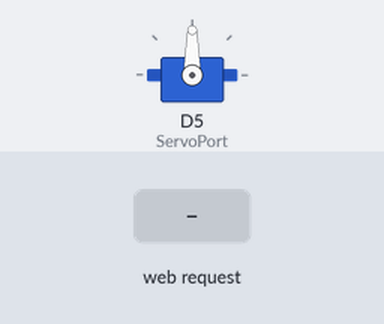
Bench run of a sketch on a simulated ESP8266 (NodeMCU). Parts: servo. Inputs (shaded band) come from the test bench. WiFi joins after 1.5 s; servers stay silent unless stated; what the sketch prints to the serial monitor is not drawn.

Above: at 3.2 s.
3.3 s: HTTP request GET /setServoFunction?setFunction=1 received
At 4.14 s:
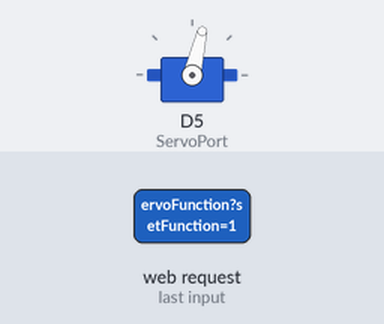
9.3 s: HTTP request GET /setServoFunction?setFunction=3 received
At 9.51 s:
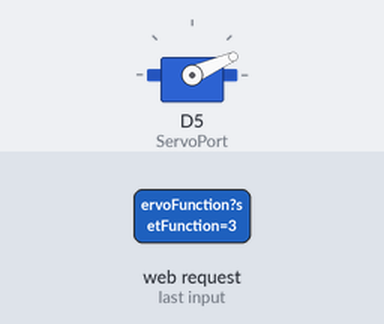
12.3 s: HTTP request GET /setRange received
At 13.7 s:
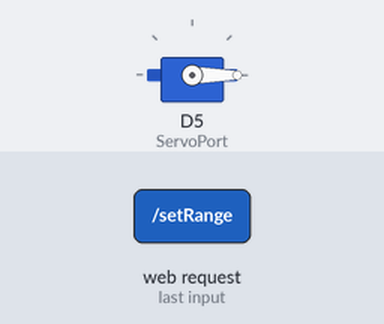
Timing chart, 0 to 15.3 s (numbered marks = the images above; inputs shaded):
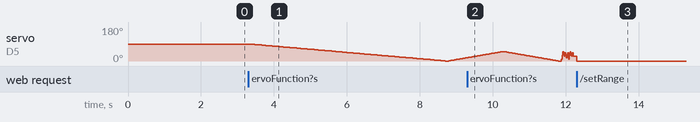

The sketch:

esp8266-webServer.ino
```cpp
#include <ESP8266WiFi.h>
#include <WiFiClient.h>
#include <ESP8266WebServer.h>
#include <ESP8266mDNS.h>
#include <Servo.h>

#include "index.h"

#define ServoPort D5

#ifndef STASSID
#define STASSID "Baeta"
#define STAPSK "senha123456789"
#endif

int opened = 60;
int closed = 0;

const char *ssid = STASSID;
const char *password = STAPSK;

Servo myservo;

ESP8266WebServer server(80);

int getServoPosition()
{
  return myservo.read();
}

void setMouthClosed()
{
  int position = getServoPosition();
  int delayTime = 60;
  for (position; position >= 0; position -= 1)
  {
    myservo.write(position);
    delay(delayTime);
  }
}

void openClose(int delayTime = 30)
{
  setMouthClosed();
  for (int servoPosition = 0; servoPosition <= 50; servoPosition += 1)
  {
    myservo.write(servoPosition);
    delay(delayTime);
  }
  for (int servoPosition = 50; servoPosition >= 0; servoPosition -= 1)
  {
    myservo.write(servoPosition);
    delay(delayTime);
  }
}

void skullTalking()
{
  setMouthClosed();
  for (int index = 0; index < 5; index += 1)
  {

    for (int servoPosition = 10; servoPosition <= 50; servoPosition += 1)
    {
      myservo.write(servoPosition);
      delay(1);
    }
    for (int servoPosition = 50; servoPosition >= 25; servoPosition -= 1)
    {
      myservo.write(servoPosition);
      delay(1);
    }
  }
}

void handleRoot()
{
  String main = MAIN_page;
  server.send(200, "text/html", main);
}

void handleServo()
{
  String servoRangePosition = server.arg("servoRange");
  int servoPosition = servoRangePosition.toInt();
  if (servoPosition > 55) {
    return;
  }
  myservo.write(servoPosition);
  delay(15);
  server.send(200, "text/plain", "");
}

void controlServo()
{
  String chosenFunction = server.arg("setFunction");
  Serial.println(chosenFunction);
  if (chosenFunction == "1")
  {
    openClose();
  }
  else if (chosenFunction == "2")
  {
    myservo.write(closed);
  }
  else if (chosenFunction == "3")
  {
    skullTalking();
  }
  else if (chosenFunction == "4")
  {
    myservo.write(opened);
  }
  else if (chosenFunction == "5")
  {
    int superSlow = 100;
    openClose(superSlow);
  }
  server.send(200, "text/plain", "");
}

void setup()
{
  Serial.begin(115200);
  delay(500);

  myservo.attach(ServoPort, 500, 2400);

  Serial.print("Trying to connect on: ");
  Serial.print(ssid);

  WiFi.mode(WIFI_STA);
  WiFi.begin(ssid, password);

  while (WiFi.status() != WL_CONNECTED)
  {
    delay(500);
    Serial.print(".");
  }
  Serial.println(".");

  Serial.print("IP address: ");
  Serial.println(WiFi.localIP());

  if (MDNS.begin("esp8266"))
  {
    Serial.println("MDNS responder started");
  }

  server.on("/", handleRoot);
  server.on("/setRange", handleServo);
  server.on("/setServoFunction", controlServo);
  server.begin();
  Serial.println("HTTP server started");
}

void loop()
{
  server.handleClient();
}
```

index.h
```cpp
const char MAIN_page[] PROGMEM = R"rawliteral(
<!DOCTYPE html>
<html>
  <head>
    <title>The Skull Controller</title>
    <meta name="author" content="Henrique Baêta" />
    <meta name="language" content="English" />
    <meta name="viewport" content="width=device-width, initial-scale=1" />
    <meta charset="UTF-8" />
    <link
      rel="stylesheet"
      href="https://cdn.jsdelivr.net/npm/bootstrap@5.2.3/dist/css/bootstrap.min.css"
      integrity="sha384-rbsA2VBKQhggwzxH7pPCaAqO46MgnOM80zW1RWuH61DGLwZJEdK2Kadq2F9CUG65"
      crossorigin="anonymous"
    />
    <style>
      body {
        box-sizing: border-box;
        margin: 0;
        background-color: #a6a6a6;
        display: flex;
        justify-content: center;
        align-items: center;
        flex-direction: column;
      }

      .range-container {
        display: flex;
        justify-content: center;
        align-items: center;
        flex-direction: column;
        margin-top: -20px;
      }

      .btn-container {
        width: 90%;
        display: flex;
        justify-content: space-between;
        align-items: center;
        border: #000000 solid 1px;
      }

      input[type="range"] {
        -webkit-appearance: none;
        width: 90%;
        margin-bottom: 40px;
      }

      input[type="range"]::-webkit-slider-runnable-track {
        background: #000000;
      }

      input[type="range"]::-webkit-slider-thumb {
        -webkit-appearance: none;
        appearance: none;
        /* creating a custom design */
        cursor: pointer;
        height: 25px;
        width: 25px;
        background-image: url("https://raw.githubusercontent.com/HenriqueBaetaLeite/skull-controller/layout-v2.1/skull.png");
        background-size: cover;
        transition: 0.2s ease-in-out;
      }

      h1 {
        margin-top: 60px;
      }
      h5 {
        margin-top: 30px;
      }

      .my-btn {
        margin: 7px;
        border-radius: 12px;
      }

      footer {
        margin-top: 100px;
      }

      .speedo {
        width: 200px;
        height: 90px;
        margin: 100px auto 30px auto;
        overflow: hidden;
      }

      .face {
        width: 200px;
        height: 200px;
        border: solid 40px #fff;
        border-radius: 50%;
        position: relative;
      }

      .needle {
        width: 5px;
        height: 80px;
        background: #dd2f2f;
        border-bottom-left-radius: 5px;
        border-bottom-right-radius: 5px;
        border-top-left-radius: 100%;
        border-top-right-radius: 100%;
        display: inline-block;
        left: 55px;
        position: absolute;
        top: -33px;
        transform-origin: bottom;
      }

      .needle-mov {
        -webkit-animation: moveNeedle 2s;
        transform: rotate(0deg);
      }

      @-webkit-keyframes moveNeedle {
        0% {
          transform: rotate(-90deg);
        }
        100% {
          transform: rotate(0deg);
        }
      }

    </style>
  </head>

  <body>
    <h1>The Skull Controller</h1>

    <img src="https://raw.githubusercontent.com/HenriqueBaetaLeite/skull-controller/layout-v2.1/skull.png" alt="skull_image" width="90px" />

    <div" class="range-container">
      <h5>Set mouth angle: <span id="range-value"></span></h5>


      <div class="speedo">
        <div class="face">
          <div class="needle needle-mov"></div>
        </div>
      </div>

      <input
        type="range"
        min="0"
        max="180"
        value="90"
        class="slider"
        id="range-slider"
      />
    </div>

    <h5>Set skull functions</h4>
    <section class="btn-container">
      <button
        type="button"
        onclick="setSkullNumberFunction(1)"
        class="btn btn-outline-dark my-btn"
      >
        Open/Close
      </button>

       <button
        type="button"
        onclick="setSkullNumberFunction(4)"
        class="btn btn-outline-dark my-btn"
      >
        Open Mouth
      </button>

      <button
        type="button"
        onclick="setSkullNumberFunction(2)"
        class="btn btn-outline-dark my-btn"
      >
        Close Mouth
      </button>

      <button
        type="button"
        onclick="setSkullNumberFunction(3)"
        class="btn btn-outline-dark my-btn"
      >
        Talking
      </button>


    </section>

    <footer>
      Created by <a href="https://www.linkedin.com/in/henriquebaetaleite/" target="_blank">Henrique Baêta</a> | 2023
    </footer>

    <script>
      function sendRangeData(position) {
        fetch("setRange?servoRange=" + position);
      }

      function setSkullNumberFunction(numberOfFunction) {
        fetch("setServoFunction?setFunction=" + numberOfFunction);
      }

      const slider = document.getElementById("range-slider");
      const rangeSpan = document.getElementById("range-value");

      const needle = document.getElementsByClassName("needle")[0];
      const needleMov = document.getElementsByClassName("needle-mov")[0];

      rangeSpan.innerHTML = slider.value;

      slider.oninput = function () {
        rangeSpan.innerHTML = this.value;
        sendRangeData(rangeSpan.innerHTML);
        needleMov.style.webkitTransform = 'rotate('+(this.value-90)+'deg)';
      };
    </script>
  </body>
</html>

)rawliteral";
```

Measured:
- after the input at 12.3 s, servo on D5 (ServoPort): 25° → 0° at once
